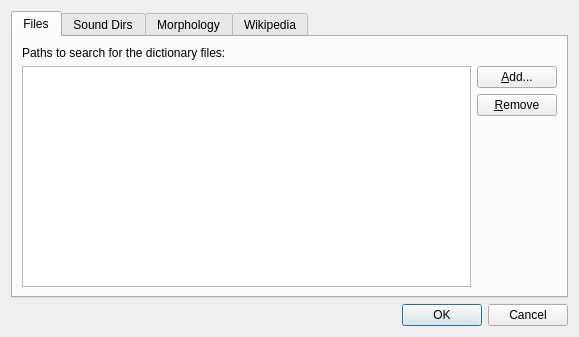
<?xml version="1.0" encoding="UTF-8"?>
<ui version="4.0">
 <class>Sources</class>
 <widget class="QDialog" name="Sources">
  <property name="windowModality">
   <enum>Qt::ApplicationModal</enum>
  </property>
  <property name="geometry">
   <rect>
    <x>0</x>
    <y>0</y>
    <width>579</width>
    <height>337</height>
   </rect>
  </property>
  <property name="windowTitle">
   <string>Sources</string>
  </property>
  <layout class="QVBoxLayout" name="verticalLayout_5">
   <item>
    <widget class="QTabWidget" name="tabWidget">
     <property name="currentIndex">
      <number>0</number>
     </property>
     <widget class="QWidget" name="filesTab">
      <attribute name="title">
       <string>Files</string>
      </attribute>
      <layout class="QVBoxLayout" name="verticalLayout_2">
       <item>
        <widget class="QLabel" name="label">
         <property name="text">
          <string>Paths to search for the dictionary files:</string>
         </property>
        </widget>
       </item>
       <item>
        <layout class="QHBoxLayout" name="horizontalLayout">
         <item>
          <widget class="QTreeView" name="paths"/>
         </item>
         <item>
          <layout class="QVBoxLayout" name="verticalLayout">
           <item>
            <widget class="QPushButton" name="addPath">
             <property name="text">
              <string>&amp;Add...</string>
             </property>
            </widget>
           </item>
           <item>
            <widget class="QPushButton" name="removePath">
             <property name="text">
              <string>&amp;Remove</string>
             </property>
            </widget>
           </item>
           <item>
            <spacer name="verticalSpacer">
             <property name="orientation">
              <enum>Qt::Vertical</enum>
             </property>
             <property name="sizeHint" stdset="0">
              <size>
               <width>17</width>
               <height>68</height>
              </size>
             </property>
            </spacer>
           </item>
          </layout>
         </item>
        </layout>
       </item>
      </layout>
     </widget>
     <widget class="QWidget" name="tab">
      <attribute name="title">
       <string>Sound Dirs</string>
      </attribute>
      <layout class="QVBoxLayout" name="verticalLayout_7">
       <item>
        <widget class="QLabel" name="label_3">
         <property name="text">
          <string>Make dictionaries from bunches of audiofiles by adding paths here:</string>
         </property>
        </widget>
       </item>
       <item>
        <layout class="QHBoxLayout" name="horizontalLayout_3">
         <item>
          <widget class="QTreeView" name="soundDirs"/>
         </item>
         <item>
          <layout class="QVBoxLayout" name="verticalLayout_6">
           <item>
            <widget class="QPushButton" name="addSoundDir">
             <property name="text">
              <string>&amp;Add...</string>
             </property>
            </widget>
           </item>
           <item>
            <widget class="QPushButton" name="removeSoundDir">
             <property name="text">
              <string>&amp;Remove</string>
             </property>
            </widget>
           </item>
           <item>
            <spacer name="verticalSpacer_3">
             <property name="orientation">
              <enum>Qt::Vertical</enum>
             </property>
             <property name="sizeHint" stdset="0">
              <size>
               <width>20</width>
               <height>40</height>
              </size>
             </property>
            </spacer>
           </item>
          </layout>
         </item>
        </layout>
       </item>
      </layout>
     </widget>
     <widget class="QWidget" name="tab_2">
      <attribute name="title">
       <string>Morphology</string>
      </attribute>
      <layout class="QVBoxLayout" name="verticalLayout_8">
       <item>
        <widget class="QLabel" name="label_4">
         <property name="text">
          <string>Path to a directory with Hunspell/Myspell dictionaries:</string>
         </property>
        </widget>
       </item>
       <item>
        <layout class="QHBoxLayout" name="horizontalLayout_4">
         <item>
          <widget class="QLineEdit" name="hunspellPath">
           <property name="readOnly">
            <bool>true</bool>
           </property>
          </widget>
         </item>
         <item>
          <widget class="QPushButton" name="changeHunspellPath">
           <property name="text">
            <string>&amp;Change...</string>
           </property>
          </widget>
         </item>
        </layout>
       </item>
       <item>
        <widget class="QLabel" name="label_5">
         <property name="text">
          <string>Available morphology dictionaries:</string>
         </property>
        </widget>
       </item>
       <item>
        <layout class="QHBoxLayout" name="horizontalLayout_5">
         <item>
          <widget class="QTreeView" name="hunspellDictionaries"/>
         </item>
         <item>
          <widget class="QLabel" name="label_6">
           <property name="text">
            <string>Each morphology dictionary appears as a
separate auxiliary dictionary which
provides stem words for searches and
spelling suggestions for mistyped words.
Add appropriate dictionaries to the bottoms
of the appropriate groups to use them.</string>
           </property>
           <property name="textFormat">
            <enum>Qt::PlainText</enum>
           </property>
           <property name="wordWrap">
            <bool>false</bool>
           </property>
          </widget>
         </item>
        </layout>
       </item>
      </layout>
     </widget>
     <widget class="QWidget" name="mediaWikisTab">
      <attribute name="title">
       <string>Wikipedia</string>
      </attribute>
      <layout class="QVBoxLayout" name="verticalLayout_4">
       <item>
        <widget class="QLabel" name="label_2">
         <property name="text">
          <string>Wikipedia (MediaWiki) sites:</string>
         </property>
        </widget>
       </item>
       <item>
        <layout class="QHBoxLayout" name="horizontalLayout_2">
         <item>
          <widget class="QTreeView" name="mediaWikis"/>
         </item>
         <item>
          <layout class="QVBoxLayout" name="verticalLayout_3">
           <item>
            <widget class="QPushButton" name="addMediaWiki">
             <property name="text">
              <string>&amp;Add...</string>
             </property>
            </widget>
           </item>
           <item>
            <widget class="QPushButton" name="removeMediaWiki">
             <property name="text">
              <string>&amp;Remove</string>
             </property>
            </widget>
           </item>
           <item>
            <spacer name="verticalSpacer_2">
             <property name="orientation">
              <enum>Qt::Vertical</enum>
             </property>
             <property name="sizeType">
              <enum>QSizePolicy::Expanding</enum>
             </property>
             <property name="sizeHint" stdset="0">
              <size>
               <width>20</width>
               <height>40</height>
              </size>
             </property>
            </spacer>
           </item>
          </layout>
         </item>
        </layout>
       </item>
      </layout>
     </widget>
    </widget>
   </item>
   <item>
    <widget class="QDialogButtonBox" name="buttons">
     <property name="standardButtons">
      <set>QDialogButtonBox::Cancel|QDialogButtonBox::Ok</set>
     </property>
    </widget>
   </item>
  </layout>
 </widget>
 <resources/>
 <connections/>
</ui>
